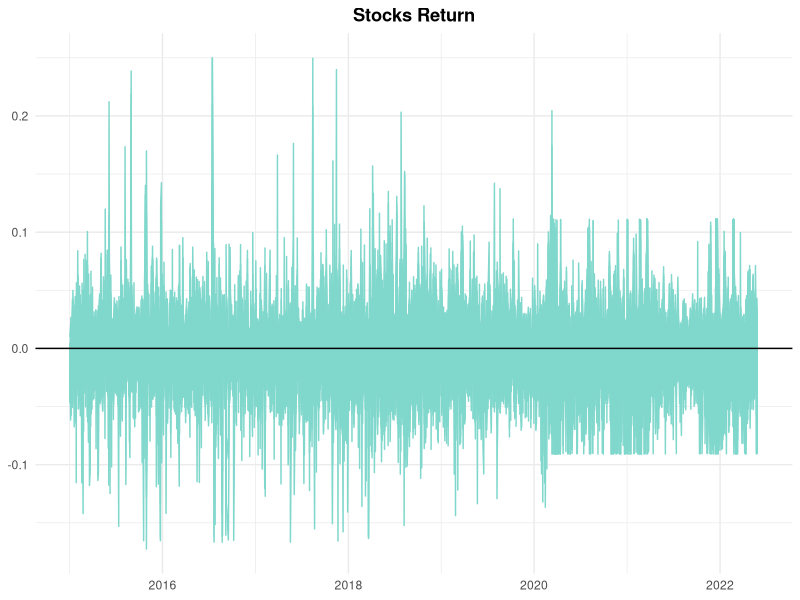
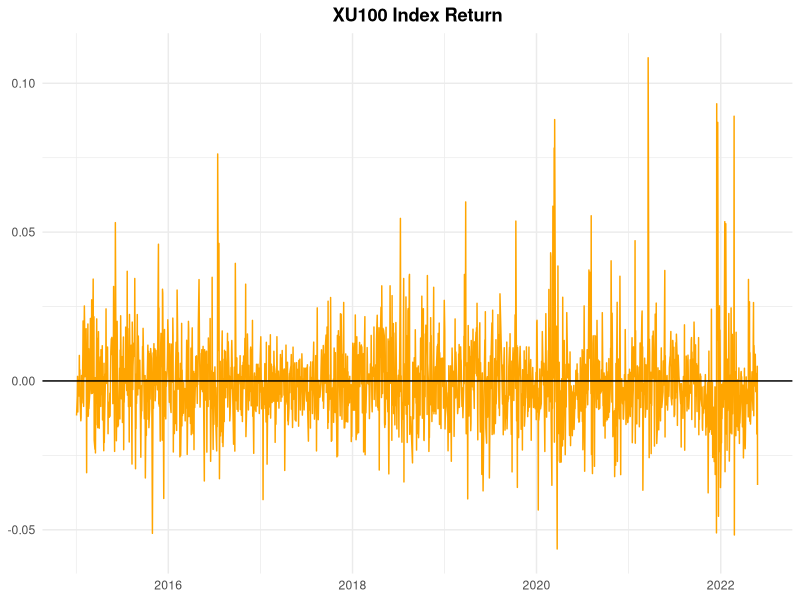

Write the R code that produced these figures, in order. (Note: this script raises an error after producing the figures.)
## ---- chunk 1
knitr::opts_chunk$set(echo = TRUE, warning = FALSE, message = FALSE)
options(scipen = 999)
## ---- chunk 2
library(readxl);library(tidyverse);library(openxlsx);
library(data.table);library(zoo);library(kableExtra)

## ---- chunk 3
# Daily stock data import
Daily_Stock <- read_excel("data.xlsx",
sheet = "daily_stock") %>%
mutate(ASELS = na.locf(ASELS)) %>%
pivot_longer(!DATE, names_to = "Ticker",values_to = "LastPriceTicker")
# Daily index data import
Daily_Index <- read_excel("data.xlsx",
sheet = "daily_index")

## ---- chunk 4
# Calculating the Stock Return

Daily_Stock <- Daily_Stock %>%
  arrange(Ticker) %>%
  group_by(Ticker) %>%
  mutate(lagLastPriceTicker=shift(LastPriceTicker, 1, type= "lag"),
         perReturnTicker= (LastPriceTicker-lagLastPriceTicker)/lagLastPriceTicker,
         logReturnTicker= log(LastPriceTicker/lagLastPriceTicker)) %>%
  ungroup()


ggplot(Daily_Stock, aes(x=DATE, y=perReturnTicker, group= Ticker)) +
  geom_line(color="#80d7cc") +
  theme_minimal() +
  theme(axis.title = element_blank(),
        plot.title = element_text(face = "bold", hjust = 0.5)) +
  geom_hline(yintercept = 0) +
  ggtitle("Stocks Return")
## ---- chunk 5
# Calculating the BIST100-Index Return

Daily_Index <- Daily_Index %>%
  mutate(lagXU100=shift(XU100, 1, type= "lag"),
         perReturnXU100= (XU100-lagXU100)/lagXU100,
         logReturnXU100= log(XU100/lagXU100))


ggplot(Daily_Index, aes(x=DATE, y=perReturnXU100)) +
  geom_line(color="orange") +
  theme_minimal() +
  theme(axis.title = element_blank(),
        plot.title = element_text(face = "bold", hjust = 0.5)) +
  geom_hline(yintercept = 0) +
  ggtitle("XU100 Index Return")
## ---- chunk 6
# Calculating the Abnormal Return

df_daily <- Daily_Stock %>%
  left_join(Daily_Index, by = "DATE") %>%
  mutate(AR = perReturnTicker - perReturnXU100,
         DATE = as.Date(DATE)) %>%
  arrange(Ticker,DATE)

## ---- chunk 7
# Importing the event days

df_EventDay <- read_excel("data.xlsx", sheet = "announcement") %>%
  arrange(DATE) %>%
  mutate(
    "DIFF" = lag(lead(RATE) - RATE),
    "DECISION" = case_when(
      DIFF == 0 ~ "CONSTANT",
      DIFF > 0 ~ "INCREASED",
      DIFF < 0 ~ "DECREASED"
      )
    ) %>%
  na.omit()

ticker <- df_daily %>% select(Ticker) %>% distinct() %>% pull(Ticker)
eventday <- df_EventDay %>% pull(DATE) %>% as.Date()

## ---- chunk 8
knitr::include_graphics("event_est_window.png")
## ---- chunk 9
# -10 & 10

before <- 10
after <- 10

master <- data.frame()

for(i in 1:length(ticker)) {
  
  for (j in 1:length(eventday)) {
    finalFilter <- df_daily %>%
      arrange(Ticker) %>%
      group_by(Ticker) %>%
      mutate(ID = row_number()) %>%
      filter(Ticker == ticker[i])
    id <- finalFilter %>%
      filter(DATE == as.Date(eventday[j])) %>%
      pull(ID)
    
    final <- finalFilter %>%
      filter(ID >= (id - before) & ID <= (id + after)) %>%
      mutate(DATE = as.Date(DATE)) %>%
      dplyr::select(DATE, Ticker, AR) %>%
      mutate(EventDay = eventday[j])
    master <- master %>% bind_rows(final)
    }
  }

master2 <- master %>%
  group_by(Ticker,EventDay) %>%
  mutate(
    day = seq(before*-1,after,1)
    ) %>%
  ungroup() %>%
  left_join(df_EventDay[,c(1,4)], by = "DATE") %>%
  group_by(EventDay) %>%
  mutate(RN = cur_group_id()) %>%
  ungroup()

master2_ek <- data.frame()

for(m in 1:length(unique(master2$RN))){
  myTbl <- master2 %>%
    filter(RN == m)
  theDecision <- myTbl %>% na.omit() %>% pull(DECISION) %>% unique()
  myTbl <- myTbl %>%
    mutate(DECISION = ifelse(row_number()==1,theDecision,DECISION),
           DECISION = na.locf(DECISION))
  
  master2_ek <- master2_ek %>% bind_rows(myTbl)
  }
master2 <- master2_ek %>%
  select(-RN)
master2_cons <- master2 %>%
  filter(DECISION == "CONSTANT") %>%
  select(-DATE,-DECISION) %>%
  group_by(day) %>%
  summarise(
    AAR = mean(AR)
    ) %>%
  ungroup() %>%
  mutate(
    CAR = cumsum(AAR)
    ) %>%
  mutate(
    DECISION = "CONSTANT"
    )
master2_inc <- master2 %>%
  filter(DECISION == "INCREASED") %>%
  select(-DATE,-DECISION) %>%
  group_by(day) %>%
  summarise(
    AAR = mean(AR)
) %>%
  ungroup() %>%
  mutate(
    CAR = cumsum(AAR)
    ) %>%
  mutate(
    DECISION = "INCREASED"
    )


master2_dec <- master2 %>%
  filter(DECISION == "DECREASED") %>%
  select(-DATE,-DECISION) %>%
  group_by(day) %>%
  summarise(
    AAR = mean(AR)
    ) %>%
  ungroup() %>%
  mutate(
    CAR = cumsum(AAR)
    ) %>%
  mutate(
    DECISION = "DECREASED"
    )


master_all <- rbind(master2_cons,master2_inc,master2_dec)
ggplot(master_all, aes(x = day, y = CAR, color = DECISION)) +
  geom_line(size = 3) +
  geom_vline(xintercept = 0) +
  geom_hline(yintercept = 0) +
  theme_minimal() +
  theme(strip.text = element_text(size = 20),
        legend.position = "none",
        axis.text = element_text(size = 20),
        axis.title = element_text(size = 20),
        plot.title = element_text(size = 30, face = "bold", hjust = 0.5)) +
  facet_wrap(~DECISION) +
  labs(title = "CAR Graph of Interest Rates by Decisions")
## ---- chunk 10
# -252 & 10
before2 <- 252
after2 <- 10

master3 <- data.frame()
for(i in 1:length(ticker)) {
  for (j in 1:length(eventday)) {
    finalFilter2 <- df_daily %>%
      arrange(Ticker) %>%
      group_by(Ticker) %>%
      mutate(ID = row_number()) %>%
      filter(Ticker == ticker[i])
    
    id2 <- finalFilter2 %>%
      filter(DATE == as.Date(eventday[j])) %>%
      pull(ID)
    
    final2 <- finalFilter2 %>%
      filter(ID >= (id2 - before2) & ID <= (id2 + after2)) %>%
      mutate(DATE = as.Date(DATE)) %>%
      dplyr::select(DATE, Ticker, AR) %>%
      mutate(EventDay = eventday[j])
    
    master3 <- master3 %>% bind_rows(final2)
  }
  
}

master4 <- master3 %>%
  group_by(Ticker,EventDay) %>%
  mutate(
    day = seq(before2*-1,after2,1)
    ) %>%
  ungroup() %>%
  left_join(df_EventDay[,c(1,4)], by = "DATE") %>%
  group_by(EventDay) %>%
  mutate(RN = cur_group_id()) %>%
  ungroup()


master4_ek <- data.frame()
for(m in 1:length(unique(master4$RN))){
  myTbl2 <- master4 %>%
    filter(RN == m)
  theDecision2 <- myTbl2 %>% na.omit() %>% pull(DECISION) %>% unique()
  myTbl2 <- myTbl2 %>%mutate(DECISION = ifelse(row_number()==1,theDecision,DECISION),
                             DECISION = na.locf(DECISION))
  master4_ek <- master4_ek %>% bind_rows(myTbl2)
}

master4 <- master4_ek %>%
  select(-RN)
master4_cons <- master4 %>%
  filter(DECISION == "CONSTANT") %>%
  select(-DATE,-DECISION) %>%
  group_by(day) %>%
  summarise(
    AAR = mean(AR)
    ) %>%
  ungroup() %>%
  mutate(
    CAR = cumsum(AAR)
) %>%
  mutate(
DECISION = "CONSTANT"
)

master4_inc <- master4 %>%
  filter(DECISION == "INCREASED") %>%
  select(-DATE,-DECISION) %>%
  group_by(day) %>%
  summarise(
AAR = mean(AR)
) %>%
  ungroup() %>%
mutate(
  CAR = cumsum(AAR)
) %>%
  mutate(
DECISION = "INCREASED"
)


master4_dec <- master4 %>%
  filter(DECISION == "DECREASED") %>%
  select(-DATE,-DECISION) %>%
  group_by(day) %>%
  summarise(
    AAR = mean(AR)
) %>%
  ungroup() %>%
  mutate(
CAR = cumsum(AAR)
) %>%
  mutate(
DECISION = "DECREASED"
)

master_all2 <- rbind(master4_cons,master4_inc,master4_dec)


ggplot(master_all2, aes(x = day, y = CAR, color = DECISION)) +
  geom_line(size = 1) +
  geom_vline(xintercept = 0) +
  geom_hline(yintercept = 0) +
  theme_minimal() +
  theme(strip.text = element_text(size = 8),
        legend.position = "none",
        axis.text = element_text(size = 8),
        axis.title = element_text(size = 8),
        plot.title = element_text(size = 15, face = "bold", hjust = 0.5)) +
  facet_wrap(~DECISION) +
  labs(title = "CAR Graph of Interest Rates by Decisions")
